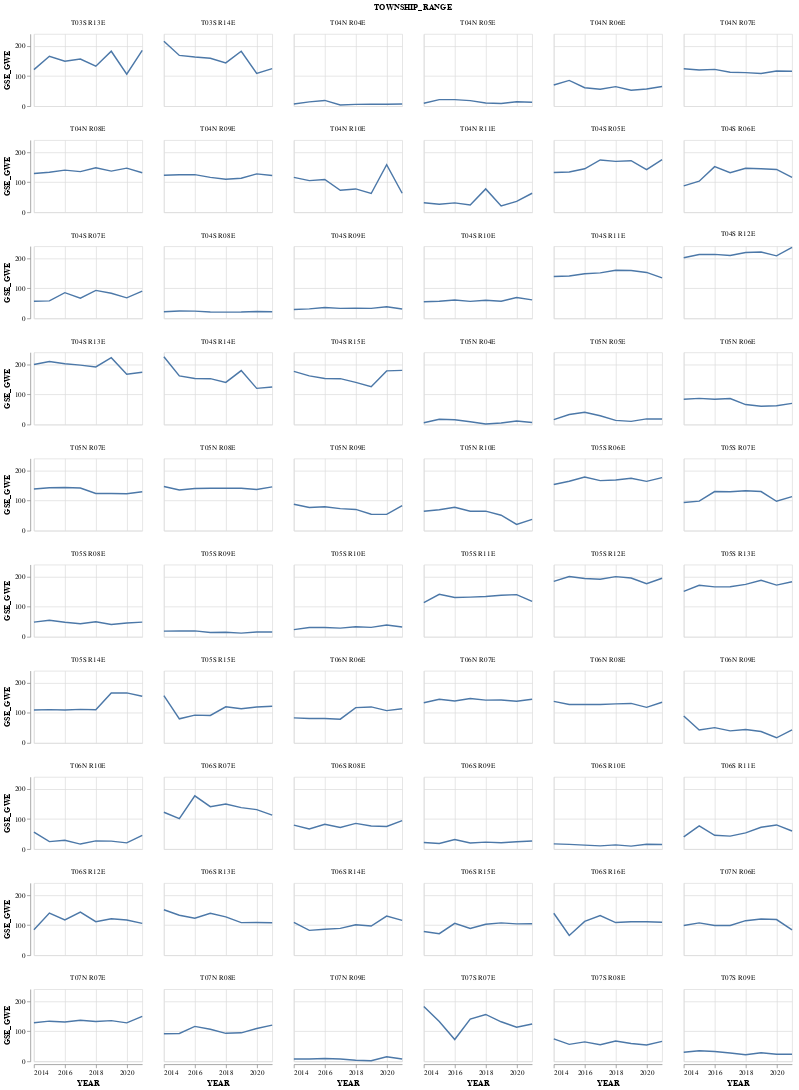

The code cell stored with this chart in its notebook:
### Code cell
alt.Chart(item_df[item_df['TOWNSHIP_RANGE'].isin(list(item_df.TOWNSHIP_RANGE.unique())[60:120])]
).mark_line(
).encode(
    x="YEAR:T",
    y='GSE_GWE:Q',
    facet=alt.Facet('TOWNSHIP_RANGE:N', columns=6)
).properties(width=150, height=100)

### Figure 1 — Vega-Lite specification as saved in the notebook (floating-point values rounded to 4 significant figures; data arrays with more than 128 entries replaced by an {"elided": "..."} marker saying what was removed)
{"config": {"view": {"continuousWidth": 400, "continuousHeight": 300}}, "data": {"name": "data-41c4e31adbf9a27d945eddbd8e0a8a81"}, "mark": "line", "encoding": {"facet": {"columns": 6, "field": "TOWNSHIP_RANGE", "type": "nominal"}, "x": {"field": "YEAR", "type": "temporal"}, "y": {"field": "GSE_GWE", "type": "quantitative"}}, "height": 100, "width": 150, "$schema": "https://vega.github.io/schema/vega-lite/v4.17.0.json", "datasets": {"data-41c4e31adbf9a27d945eddbd8e0a8a81": {"elided": "480 records"}}}
